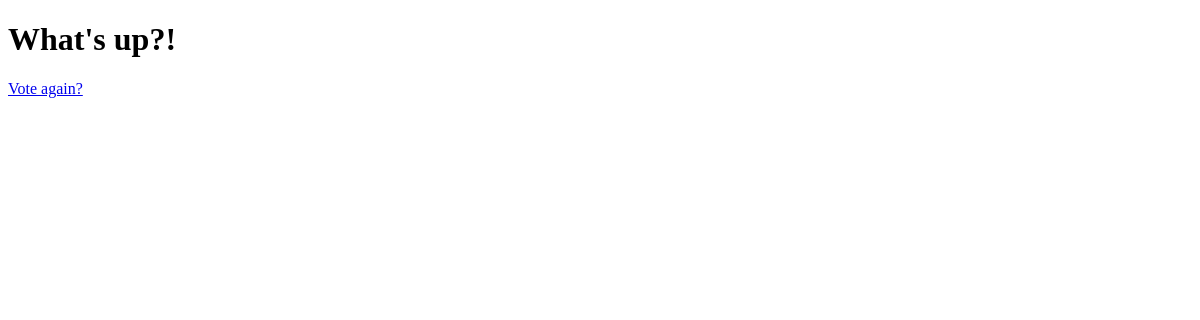
Before: /polls/1/results/ with the older database file.
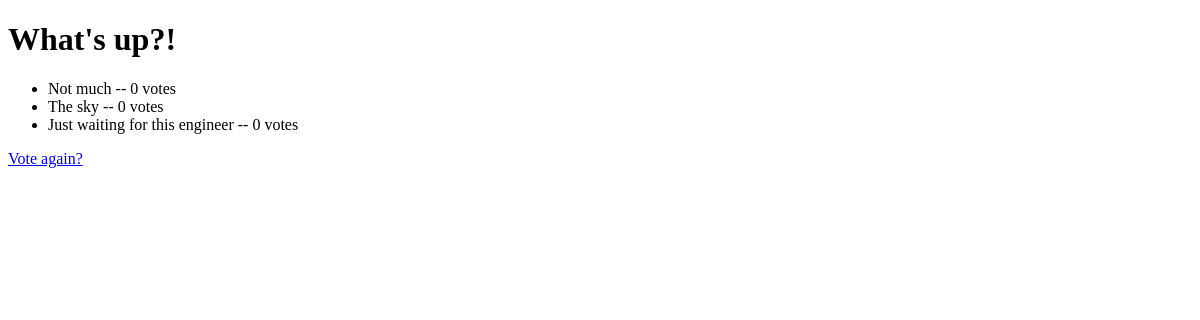
After: the same page with the newer database file.
### polls/models.py (models this page shows, shortened)
class Choice(models.Model):
    question: models.ForeignKey["Question"] = models.ForeignKey(
        Question, on_delete=models.CASCADE
    )
    choice_text: models.CharField = models.CharField(max_length=200)
    votes: models.IntegerField = models.IntegerField(default=0)

### polls/views.py (the view)
# urls.py: path("<int:pk>/results/", views.ResultsView.as_view(), name="results"),
class ResultsView(generic.DetailView):
    model = Question
    template_name = "polls/results.html"

### polls/templates/polls/results.html (shortened to what this page needs)
<!DOCTYPE html>
<html lang="en">
  <head>
  </head>
  <body>
    <h1>{{ question.question_text }}</h1>
    <ul>
      {% for choice in question.choice_set.all %}
      <li>{{ choice.choice_text }} -- {{ choice.votes }} vote{{ choice.votes|pluralize }}</li>
      {% endfor %}
    </ul>
    <a href="{% url 'polls:detail' question.id %}">Vote again?</a>
  </body>
</html>

Changed rows visible on the page:
added Choice: choice_text "Not much", votes "0"
added Choice: choice_text "The sky", votes "0"
added Choice: choice_text "Just waiting for this engineer", votes "0"
